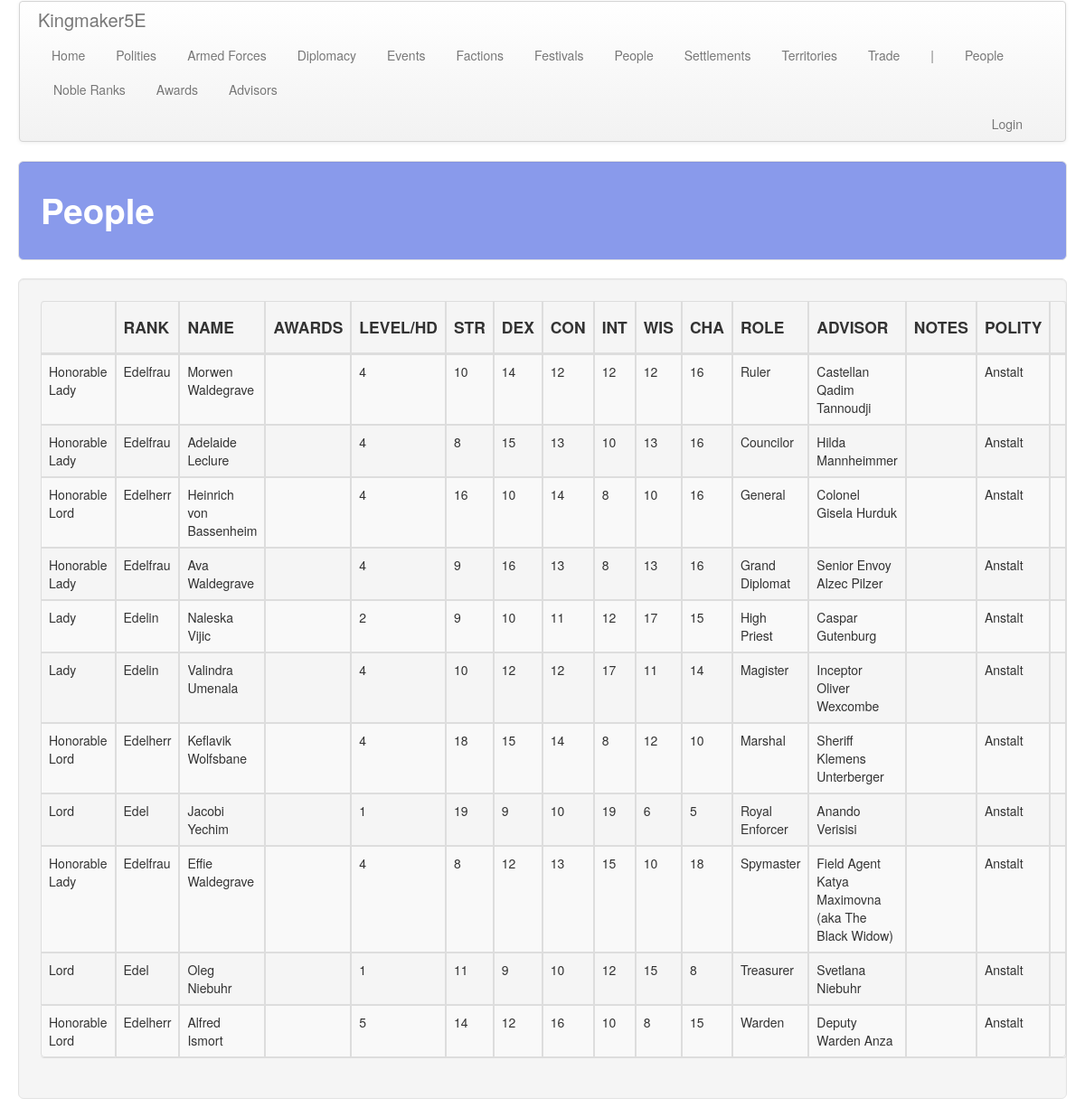
The page /people/ on the database its author committed.
### people/models.py (models this page shows, shortened)
class Person(models.Model):
    first_name = models.CharField(max_length=default_max_length)
    middle_name = models.CharField(max_length=default_max_length, blank=True)
    last_name = models.CharField(max_length=default_max_length, blank=True)
    gender = models.ForeignKey(
        Gender, on_delete=models.SET_NULL, related_name='person', related_query_name='person',
        blank=True, null=True,
    )
    noble_rank = models.ForeignKey(
        NobleRank, on_delete=models.SET_NULL, related_name='person', related_query_name='person',
        blank=True, null=True
    )
    awards = models.ManyToManyField(
        Award, blank=True,
        related_name='person', related_query_name='person',
    )
    hit_dice = models.IntegerField(default=1)
    str = models.IntegerField(default=10)
    dex = models.IntegerField(default=10)
    con = models.IntegerField(default=10)
    int = models.IntegerField(default=10)
    wis = models.IntegerField(default=10)
    cha = models.IntegerField(default=10)
    notes = models.TextField(blank=True)
    polity = models.ForeignKey(
        'polity.Polity', on_delete=models.SET_NULL,
        related_name='person', related_query_name='person',
        null=True, blank=True
    )
    advisor = models.ForeignKey(
        Advisor, on_delete=models.SET_NULL, null=True, blank=True,
        related_name='person', related_query_name='person'
    )
    leadership_role = models.ForeignKey(
        LeadershipRole, on_delete=models.SET_NULL, blank=True, null=True,
        related_name='person', related_query_name='person'
    )
    boons = models.ManyToManyField(
        'armed_forces.Boon', blank=True,
        related_name='person', related_query_name='person',
    )

class NobleRank(models.Model):
    rank = models.CharField(max_length=default_max_length)
    male_title = models.CharField(max_length=default_max_length)
    female_title = models.CharField(max_length=default_max_length)
    male_honorific = models.CharField(max_length=default_max_length)
    female_honorific = models.CharField(max_length=default_max_length)
    desc = models.TextField(blank=True)

class LeadershipRole(models.Model):
    name = models.CharField(max_length=default_max_length)
    ranking = models.IntegerField(default=0)

class Advisor(models.Model):
    name = models.CharField(max_length=default_max_length)
    desc = models.TextField(default="", blank=True)
    leadership_bonus = models.IntegerField(default=0)
    leadership_bonus_eco = models.IntegerField(default=0)
    leadership_bonus_loy = models.IntegerField(default=0)
    leadership_bonus_sta = models.IntegerField(default=0)
    other_benefits = models.TextField(default="", blank=True)

### polity/models.py (models this page shows, shortened)
class Polity(models.Model):
    name = models.CharField(max_length=default_max_length)
    government = models.ForeignKey(
        Government, on_delete=models.CASCADE,
        related_name='polity', related_query_name='polity')
    alignment_lc = models.ForeignKey(
        AlignmentLC, on_delete=models.CASCADE,
        related_name='polity', related_query_name='polity')
    alignment_ge = models.ForeignKey(
        AlignmentGE, on_delete=models.CASCADE,
        related_name='polity', related_query_name='polity')
    treasury = models.IntegerField(default=0)
    unrest = models.IntegerField(default=0)
    fame = models.IntegerField(default=0)
    infamy = models.IntegerField(default=0)
    desc = models.TextField(default="", blank=True)
    tax_edict = models.ForeignKey(
        'core.TaxEdict', on_delete=models.CASCADE,
        related_name='polity', related_query_name='polity')
    promotion_edict = models.ForeignKey(
        'core.PromotionEdict', on_delete=models.CASCADE,
        related_name='polity', related_query_name='polity')
    holiday_edict = models.ForeignKey(
        'core.HolidayEdict', on_delete=models.CASCADE,
        related_name='polity', related_query_name='polity')
    recruitment_edict = models.ForeignKey(
        'core.RecruitmentEdict', on_delete=models.CASCADE,
        related_name='polity', related_query_name='polity')
    ruler_attribute_1 = models.ForeignKey(
        Attribute, on_delete=models.SET_NULL, null=True, blank=True,
        related_name='polity_ruler_1', related_query_name='polity_ruler_1')
    ruler_attribute_2 = models.ForeignKey(
        Attribute, on_delete=models.SET_NULL, null=True, blank=True,
        related_name='polity_ruler_2', related_query_name='polity_ruler_2')
    ruler_attribute_3 = models.ForeignKey(
        Attribute, on_delete=models.SET_NULL, null=True, blank=True,
        related_name='polity_ruler_3', related_query_name='polity_ruler_3')
    spymaster_attribute = models.ForeignKey(
        Attribute, on_delete=models.SET_NULL, null=True, blank=True,
        related_name='polity_spymaster', related_query_name='polity_spymaster')

### people/views.py (the view)
# urls.py: path('', views.people, name='people'),
def people(request):
    return show_all_items(
        request, app_name, a_obj, a_plural, sort='polity', sort_2='leadership_role',
        sort_3='last_name', sort_4='first_name',
    )

### people/templates/people/people.html (shortened to what this page needs)
<!DOCTYPE html>
{% extends 'people/base.html' %}
{% block table_header %}
    <th class="th_ccell"><h4></h4></th>
    <th class="th_lcell"><h4>RANK</h4></th>
    <th class="th_lcell"><h4>NAME</h4></th>
    <th class="th_lcell"><h4>AWARDS</h4></th>
    <th class="th_lcell"><h4>LEVEL/HD</h4></th>
    <th class="th_ccell"><h4>STR</h4></th>
    <th class="th_ccell"><h4>DEX</h4></th>
    <th class="th_ccell"><h4>CON</h4></th>
    <th class="th_ccell"><h4>INT</h4></th>
    <th class="th_ccell"><h4>WIS</h4></th>
    <th class="th_ccell"><h4>CHA</h4></th>
    <th class="th_ccell"><h4>ROLE</h4></th>
    <th class="th_ccell"><h4>ADVISOR</h4></th>
    <th class="th_ccell"><h4>NOTES</h4></th>
    <th class="th_ccell"><h4>POLITY</h4></th>
    <th class="th_ccell"><h4></h4></th>
{% endblock %}
{% block table_body %}
    {% for person in people %}
        <tr>
            <td class="tb_ccell">
                {% if person.noble_rank is not None %}
                    {% if person.gender.name == "Female" %}
                        {{ person.noble_rank.female_honorific }}
                    {% else %}
                        {{ person.noble_rank.male_honorific }}
                    {% endif %}
                {% endif %}
            </td>
            <td class="tb_ccell">
                {% if person.noble_rank is not None %}
                    {% if person.gender.name == "Female" %}
                        {{ person.noble_rank.female_title }}
                    {% else %}
                        {{ person.noble_rank.male_title }}
                    {% endif %}
                {% endif %}
            </td>
            <td class="tb_lcell">
                {{ person.first_name }} {{ person.last_name }}
            </td>
            <td class="tb_ccell">{{ person.awards.all|join:", " }}</td>
            <td class="tb_ccell">{{ person.hit_dice }}</td>
            <td class="tb_ccell">{{ person.str }}</td>
            <td class="tb_ccell">{{ person.dex }}</td>
            <td class="tb_ccell">{{ person.con }}</td>
            <td class="tb_ccell">{{ person.int }}</td>
            <td class="tb_ccell">{{ person.wis }}</td>
            <td class="tb_ccell">{{ person.cha }}</td>
            <td class="tb_lcell">{{ person.leadership_role.name }}</td>
            <td class="tb_lcell">
                {% if person.advisor is not None %}
                    {{ person.advisor.name }}
                {% else %}
                    None
                {% endif %}
            </td>
            <td class="tb_lcell">{{ person.notes }}</td>
            <td class="tb_lcell">{{ person.polity.name }}</td>
            <td class="tb_ccell">
            </td>
        </tr>
    {% endfor %}
{% endblock %}

### static/css/custom.css (style rules this page uses)
.th_ccell { text-align: center; padding: 20px 20px 20px 20px; }
.th_lcell { text-align: left; padding: 20px 20px 20px 20px; }
.tb_ccell { text-align: center; padding: 20px 20px 20px 20px; }
.tb_lcell { text-align: left; padding: 20px 20px 20px 20px; }

### static/css/hexagons.css (style rules this page uses)
* { margin: 0; padding: 0; }

### rows shown on the page
Person: noble_rank.female_honorific "Honorable Lady", noble_rank.female_title "Edelfrau", first_name "Morwen", last_name "Waldegrave", hit_dice "4", str "10", dex "14", con "12", int "12", wis "12", cha "16", leadership_role.name "Ruler", advisor.name "Castellan Qadim Tannoudji", polity.name "Anstalt"
Person: noble_rank.female_honorific "Honorable Lady", noble_rank.female_title "Edelfrau", first_name "Adelaide", last_name "Leclure", hit_dice "4", str "8", dex "15", con "13", int "10", wis "13", cha "16", leadership_role.name "Councilor", advisor.name "Hilda Mannheimmer", polity.name "Anstalt"
Person: noble_rank.male_honorific "Honorable Lord", noble_rank.male_title "Edelherr", first_name "Heinrich", last_name "von Bassenheim", hit_dice "4", str "16", dex "10", con "14", int "8", wis "10", cha "16", leadership_role.name "General", advisor.name "Colonel Gisela Hurduk", polity.name "Anstalt"
Person: noble_rank.female_honorific "Honorable Lady", noble_rank.female_title "Edelfrau", first_name "Ava", last_name "Waldegrave", hit_dice "4", str "9", dex "16", con "13", int "8", wis "13", cha "16", leadership_role.name "Grand Diplomat", advisor.name "Senior Envoy Alzec Pilzer", polity.name "Anstalt"
Person: noble_rank.female_honorific "Lady", noble_rank.female_title "Edelin", first_name "Naleska", last_name "Vijic", hit_dice "2", str "9", dex "10", con "11", int "12", wis "17", cha "15", leadership_role.name "High Priest", advisor.name "Caspar Gutenburg", polity.name "Anstalt"
Person: noble_rank.female_honorific "Lady", noble_rank.female_title "Edelin", first_name "Valindra", last_name "Umenala", hit_dice "4", str "10", dex "12", con "12", int "17", wis "11", cha "14", leadership_role.name "Magister", advisor.name "Inceptor Oliver Wexcombe", polity.name "Anstalt"
Person: noble_rank.male_honorific "Honorable Lord", noble_rank.male_title "Edelherr", first_name "Keflavik", last_name "Wolfsbane", hit_dice "4", str "18", dex "15", con "14", int "8", wis "12", cha "10", leadership_role.name "Marshal", advisor.name "Sheriff Klemens Unterberger", polity.name "Anstalt"
Person: noble_rank.male_honorific "Lord", noble_rank.male_title "Edel", first_name "Jacobi", last_name "Yechim", hit_dice "1", str "19", dex "9", con "10", int "19", wis "6", cha "5", leadership_role.name "Royal Enforcer", advisor.name "Anando Verisisi", polity.name "Anstalt"
Person: noble_rank.female_honorific "Honorable Lady", noble_rank.female_title "Edelfrau", first_name "Effie", last_name "Waldegrave", hit_dice "4", str "8", dex "12", con "13", int "15", wis "10", cha "18", leadership_role.name "Spymaster", advisor.name "Field Agent Katya Maximovna (aka The Black Widow)", polity.name "Anstalt"
Person: noble_rank.male_honorific "Lord", noble_rank.male_title "Edel", first_name "Oleg", last_name "Niebuhr", hit_dice "1", str "11", dex "9", con "10", int "12", wis "15", cha "8", leadership_role.name "Treasurer", advisor.name "Svetlana Niebuhr", polity.name "Anstalt"
Person: noble_rank.male_honorific "Honorable Lord", noble_rank.male_title "Edelherr", first_name "Alfred", last_name "Ismort", hit_dice "5", str "14", dex "12", con "16", int "10", wis "8", cha "15", leadership_role.name "Warden", advisor.name "Deputy Warden Anza", polity.name "Anstalt"

### other values the page prints
{{ title }} "People"
